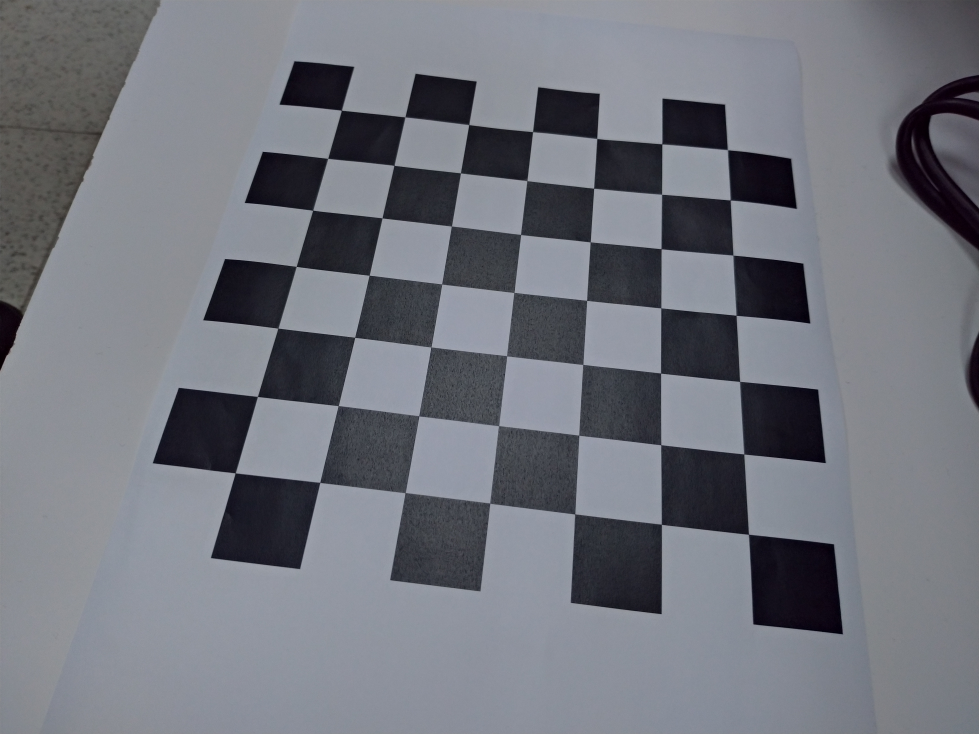
#> input picture HW1/CV_HW1_12_0786031/data/0003.jpg, 3916 x 2936 px, given as the content of the folder hw4_data/hw4_data/train/, which was not available (shown at 1/4 size)
$ jupyter execute --allow-errors task3.ipynb
#> lines starting #> are read from the running program, lines starting #| are printed output that depends on the picture; pictures that were not available may be replaced by others from this repository, and a replacement may not be noted
[cell 1]
import time
import argparse as ap
import cv2
import imutils
import numpy as np
import os
from sklearn.svm import LinearSVC
from sklearn.externals import joblib
from scipy.cluster.vq import *
from sklearn.preprocessing import StandardScaler
from sklearn.svm import SVC
from sklearn.cluster import KMeans
from sklearn.externals import joblib
def imlist(path):
    """
    The function imlist returns all the names of the files in
    the directory path supplied as argument to the function.
    """
    return [os.path.join(path, f) for f in os.listdir(path)]

[cell 2]
#!/usr/local/bin/python2.7

# Get the path of the training set
#parser = ap.ArgumentParser()
#parser.add_argument("-t", "--trainingSet", help="Path to Training Set", required="True")
#args = vars(parser.parse_args())
t1 = time.time()
# Get the training classes names and store them in a list
train_path = 'hw4_data/hw4_data/train/'
training_names = os.listdir(train_path)

# Get all the path to the images and save them in a list
# image_paths and the corresponding label in image_paths
image_paths = []
image_classes = []
class_id = 0
for training_name in training_names:
    dir = os.path.join(train_path, training_name)
    class_path = imlist(dir)
    image_paths+=class_path
    image_classes+=[class_id]*len(class_path)
    class_id+=1

# Create feature extraction and keypoint detector objects
#fea_det = cv2.FeatureDetector_create("SIFT")
#des_ext = cv2.DescriptorExtractor_create("SIFT")
sift = cv2.xfeatures2d.SIFT_create()
#(kps, descs) = sift.detectAndCompute(gray, None)
# List where all the descriptors are stored
des_list = []
#print (image_paths)
for index,image_path in enumerate(image_paths):
    #print (index, image_path)
    im = cv2.imread(image_path,0)
#> im: shape (2936, 3916); min 0, max 176, mean 117
    im = cv2.resize(im,(256,256))
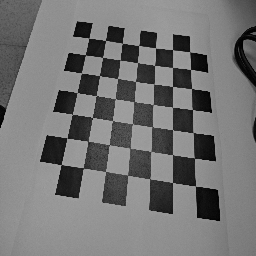
#> im: shape (256, 256); min 0, max 167, mean 116.8
    (kpts, des) = sift.detectAndCompute(im, None)
#> kpts = 403 keypoints; strongest (x, y, size): (82, 29, 10.8), (200, 62, 11.2), (181, 42, 10.8), (208, 204, 18.3)
    #kpts = fea_det.detect(im)
    #kpts, des = des_ext.compute(im, kpts)
    des_list.append((image_path, des))
print('done')

[cell 3]
# Stack all the descriptors vertically in a numpy array

#print(des_list[1:])
descriptors = des_list[0][1]
for image_path, descriptor in des_list[1:]:
    #print(descriptors,descriptor)
    #if(descriptor is None):
        #continue
    descriptors = np.vstack((descriptors, descriptor))
#> this loop made 0 passes
print('ok')
# Perform k-means clustering
k =100
voc, variance = kmeans(descriptors, k, 1)
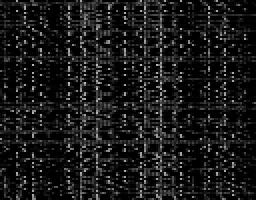
#> voc: shape (100, 128) float32 (shown 2 times larger); min 0, max 194, mean 24.9
#> variance = 94.68

#voc = KMeans(n_clusters=k, random_state=0).fit(descriptors)
#joblib.dump((des_list,image_paths,voc, variance), "k1000.pkl", compress=3)
print('done')

[cell 4]
# [31 lines of commented-out code are left out]

[cell 5]
#a,b,voc, variancec = joblib.load("k1000.pkl")

#k=1000
# Calculate the histogram of features

im_features = np.zeros((len(image_paths), k), "float32")
for i in range(len(image_paths)):
    #if (des_list[i][1] is None):
        #continue
    words, distance = vq(des_list[i][1],voc)
    for w in words:
        im_features[i][w] += 1
    #im_features[i] = (im_features[i] - np.mean(im_features[i])) / np.std(im_features[i])

# Perform Tf-Idf vectorization
nbr_occurences = np.sum( (im_features > 0) * 1, axis = 0)
#> nbr_occurences = 100 values from 1 to 1
idf = np.array(np.log((1.0*len(image_paths)+1) / (1.0*nbr_occurences + 1)), 'float32')
#> idf = 100 values from 0 to 0

# Scaling the words
stdSlr = StandardScaler().fit(im_features)
im_features = stdSlr.transform(im_features)

# Train the Linear SVM
clf = SVC(C=0.01, cache_size=1000,  coef0=0.0,
   decision_function_shape='ovr', degree=3, gamma='auto', kernel='linear',
    max_iter=-1, probability=True, random_state=None, shrinking=True,
    tol=0.001, verbose=False)
# [5 lines of commented-out code are left out]
#> (the rest of this cell did not finish here and is left out)

$ run again, on HW1/CV_HW1_12_0786031/data/0006.jpg
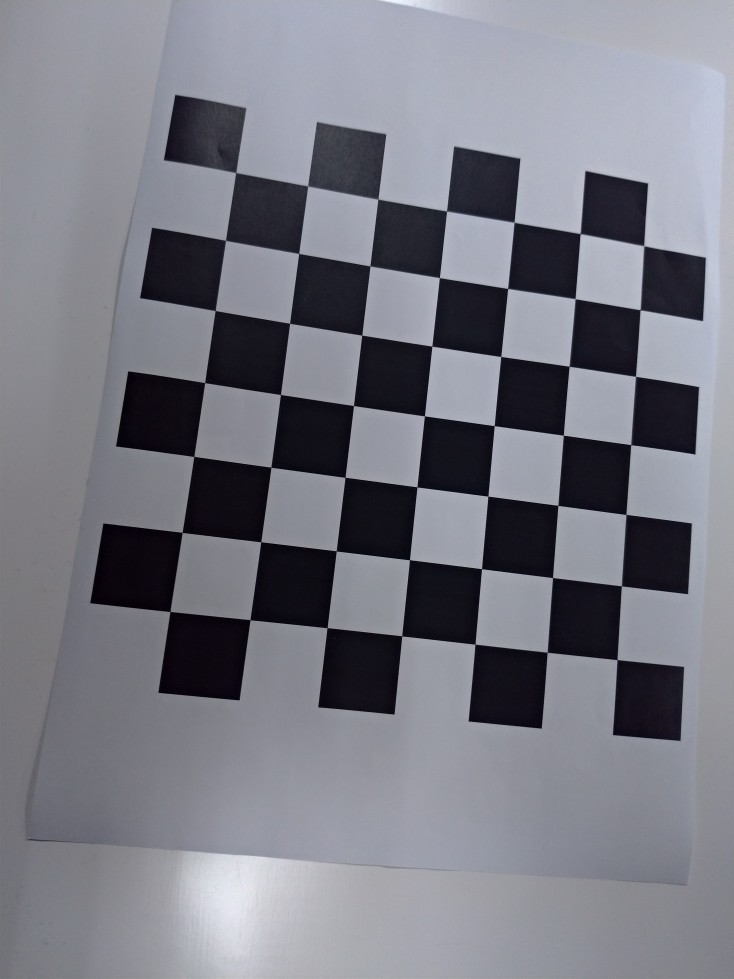
#> input picture HW1/CV_HW1_12_0786031/data/0006.jpg, 2936 x 3916 px, given as the content of the folder hw4_data/hw4_data/train/, which was not available (shown at 1/4 size)
#> `im = cv2.resize(im,(256,256))`:
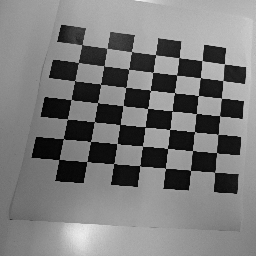
#> im: shape (256, 256); min 0, max 243, mean 122.9
#> kpts = 341 keypoints; strongest (x, y, size): (236, 74, 12.3), (233, 109, 12.9), (214, 54, 12.5), (231, 145, 13.5)
#> `voc, variance = kmeans(descriptors, k, 1)`:
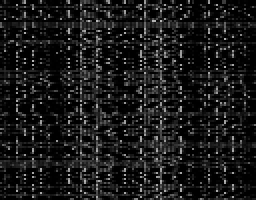
#> voc: shape (100, 128) float32 (shown 2 times larger); min 0, max 184, mean 25.4
#> variance = 71.67
#> nbr_occurences = 100 values from 1 to 1
#> idf = 100 values from 0 to 0
